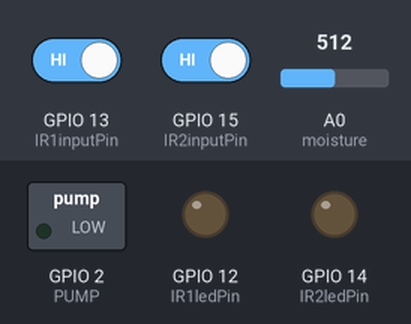
This sketch was run on a simulated ESP8266 (NodeMCU). Parts: switched loads named in the sketch (green lamp = pin HIGH), output pins drawn as LEDs (lit = HIGH). The test bench sets the inputs (shaded band); at power-on: A0 (moisture) = 512, GPIO 13 (IR1inputPin) HIGH, GPIO 15 (IR2inputPin) HIGH. WiFi joins after 1.5 s; servers stay silent unless stated; what the sketch prints to the serial monitor is not drawn.

Above: at 3.0 s.
3.1 s: A0 (moisture) set to 524
At 4.3 s:
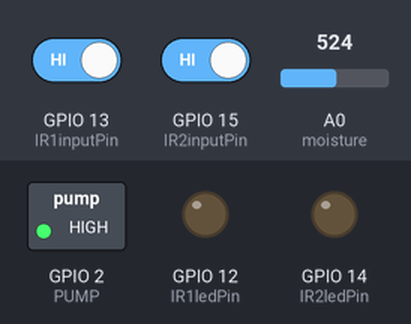
4.6 s: A0 (moisture) set to 511
At 5.8 s:
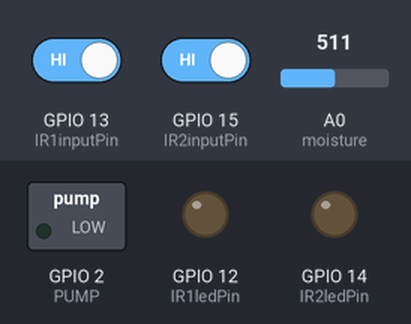
6.1 s: A0 (moisture) set to 716
At 6.9 s:
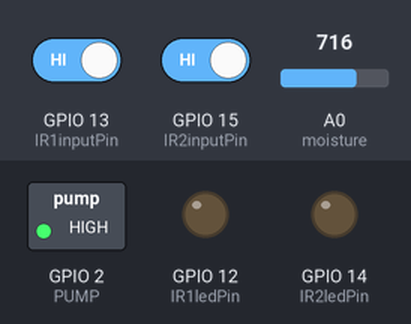
Timing chart, 0 to 9.1 s (numbered marks = the images above; inputs shaded):
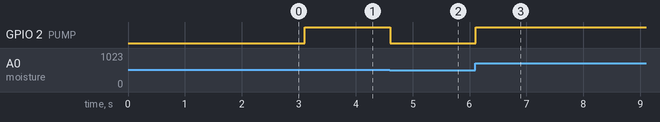

The sketch:

MCU_29.ino
```cpp
/*************************************************************

  This is a simple demo of sending and receiving some data.
  Be sure to check out other examples!
 *************************************************************/

// Template ID, Device Name and Auth Token are provided by the Blynk.Cloud
// See the Device Info tab, or Template settings
#define BLYNK_TEMPLATE_ID "TMPLEzG0Eco2"
#define BLYNK_DEVICE_NAME "Project IOT MCU 5"
#define BLYNK_AUTH_TOKEN "FnEqTrh8QH8bsLhTJYTbQGJQO7U4CtHS"

// Comment this out to disable prints and save space
#define BLYNK_PRINT Serial


#include <ESP8266WiFi.h>
#include <BlynkSimpleEsp8266.h>

char auth[] = BLYNK_AUTH_TOKEN;

// Your WiFi credentials.
// Set password to "" for open networks.
//char ssid[] = "Baheti";
//char pass[] = "P@SSW0RD123";
char ssid[] = "me.baheti.07";
char pass[] = "123456789";
int PUMP= 2;
int moisture = A0; // sensor input at Analog pin A0
int mois_value = 0;
int sys = 0;

//FOuntain System
int fnt_sys = 0;
const int IR1ledPin = 12; // choose pin for the LED
const int IR1inputPin = 13; // choose input pin (for Infrared sensor)
const int IR2ledPin = 14;
const int IR2inputPin = 15;
int IR1val = 0; // variable for reading the pin status
int IR2val = 0;

// Timer: Auxiliary variables
unsigned long now = millis();
unsigned long lastTrigger1 = 0;
boolean startTimer1 = false;

unsigned long lastTrigger2 = 0;
boolean startTimer2 = false;

BlynkTimer timer;

// This function is called every time the Virtual Pin 0 state changes
BLYNK_WRITE(V2)
{
  // Set incoming value from pin V1 to a variable
  fnt_sys = param.asInt();
}
// This function is called every time the device is connected to the Blynk.Cloud
BLYNK_CONNECTED()
{
  // Change Web Link Button message to "Congratulations!"
  Blynk.setProperty(V3, "offImageUrl", "https://static-image.nyc3.cdn.digitaloceanspaces.com/general/fte/congratulations.png");
  Blynk.setProperty(V3, "onImageUrl",  "https://static-image.nyc3.cdn.digitaloceanspaces.com/general/fte/congratulations_pressed.png");
  Blynk.setProperty(V3, "url", "https://docs.blynk.io/en/getting-started/what-do-i-need-to-blynk/how-quickstart-device-was-made");
}

// This function sends Arduino's uptime every second to Virtual Pin 2.
void myTimerEvent()
{
  // You can send any value at any time.
  // Please don't send more that 10 values per second.
  Blynk.virtualWrite(V3, millis() / 1000);
}

void setup()
{
  // Debug console
  Serial.begin(19200);

  Blynk.begin(auth, ssid, pass);
  // You can also specify server:
  //Blynk.begin(auth, ssid, pass, "blynk.cloud", 80);
  //Blynk.begin(auth, ssid, pass, IPAddress(192,168,1,100), 8080);

  // Setup a function to be called every second
  timer.setInterval(1000L, myTimerEvent);
  pinMode(PUMP, OUTPUT); // declare pump relay as output
  pinMode(moisture, INPUT); // declare Infrared sensor as input
  pinMode(IR1ledPin, OUTPUT); // declare LED as output
  pinMode(IR1inputPin, INPUT); // declare Infrared sensor as input
  pinMode(IR2ledPin, OUTPUT); // declare LED as output
  pinMode(IR2inputPin, INPUT); // declare Infrared sensor as input
  attachInterrupt(digitalPinToInterrupt(IR1inputPin), detectsMovement1, RISING);
  attachInterrupt(digitalPinToInterrupt(IR2inputPin), detectsMovement2, RISING);
}
ICACHE_RAM_ATTR void detectsMovement1() {
  if(fnt_sys==1){
      Serial.println("MOTION DETECTED1!!!");
      digitalWrite(IR1ledPin, HIGH);
      startTimer1 = true;
      lastTrigger1 = millis();

   }
}
ICACHE_RAM_ATTR void detectsMovement2() {
  if(fnt_sys==1){
      Serial.println("MOTION DETECTED2!!!");
      digitalWrite(IR2ledPin, HIGH);
      startTimer2 = true;
      lastTrigger2 = millis();

   }
}
void loop()
{
  Blynk.run();
  timer.run();
  // You can inject your own code or combine it with other sketches.
  // Check other examples on how to communicate with Blynk. Remember
  // to avoid delay() function!
  mois_value = analogRead(A0);
  mois_value = map(mois_value, 0, 1023, 0, 100);
  Blynk.virtualWrite(V5, mois_value);
  if(fnt_sys==1){
      now = millis();
      if(startTimer1&&((now-lastTrigger1)>3000)){
        digitalWrite(IR1ledPin, LOW);
        startTimer1 = false;
      }
      now = millis();
      if(startTimer2&&((now-lastTrigger2)>3000)){
        digitalWrite(IR2ledPin, LOW);
        startTimer2 = false;
      }
   }
   else{
    digitalWrite(IR1ledPin, LOW);
    digitalWrite(IR2ledPin, LOW);
   }
  Serial.println(sys);
    if (mois_value > 50 ){
        digitalWrite(PUMP, HIGH); //
    }
    else{
    Serial.println("PUMP is OFF");
    digitalWrite(PUMP, LOW);
    }
}
```

Measured:
- the behaviour switches between 516 and 517 on A0 (moisture) (found by bisection; images 0 and 1)
- after the input at 3.1 s, GPIO 2 (PUMP): LOW → HIGH at once
- after the input at 4.6 s, GPIO 2 (PUMP): HIGH → LOW at once
- after the input at 6.1 s, GPIO 2 (PUMP): LOW → HIGH at once
